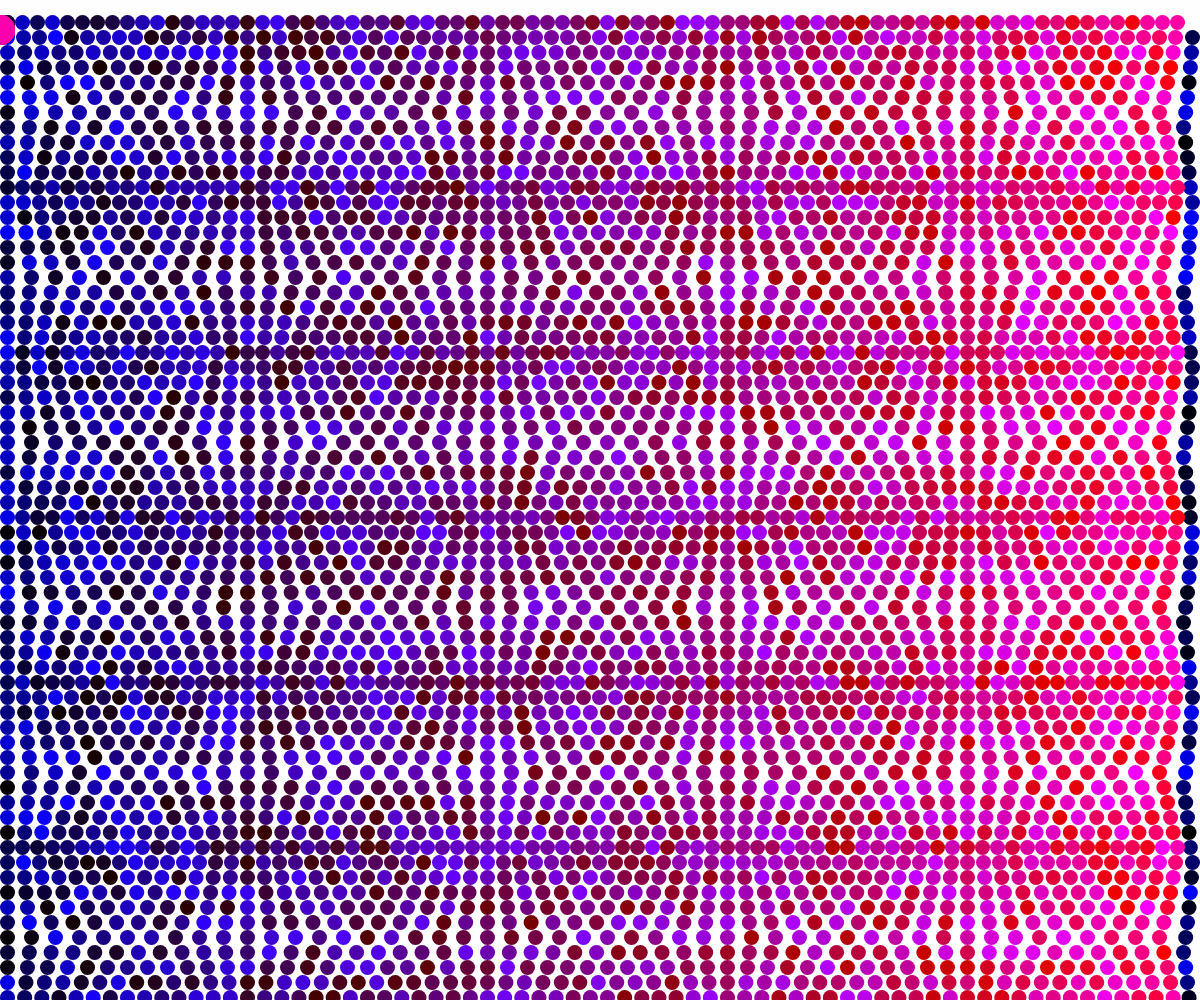
Frame 1 (no input)
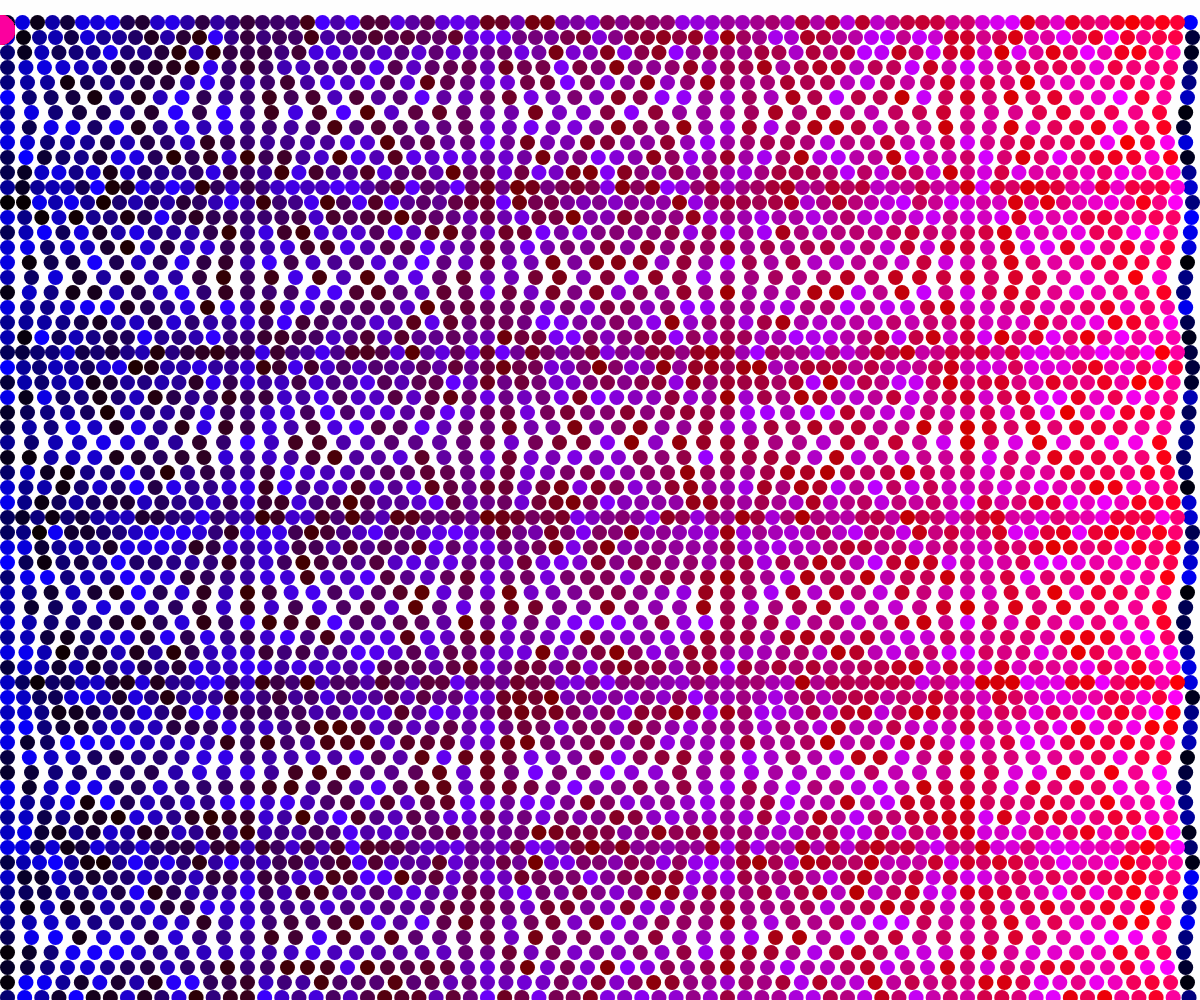
Frame 60 (no input)
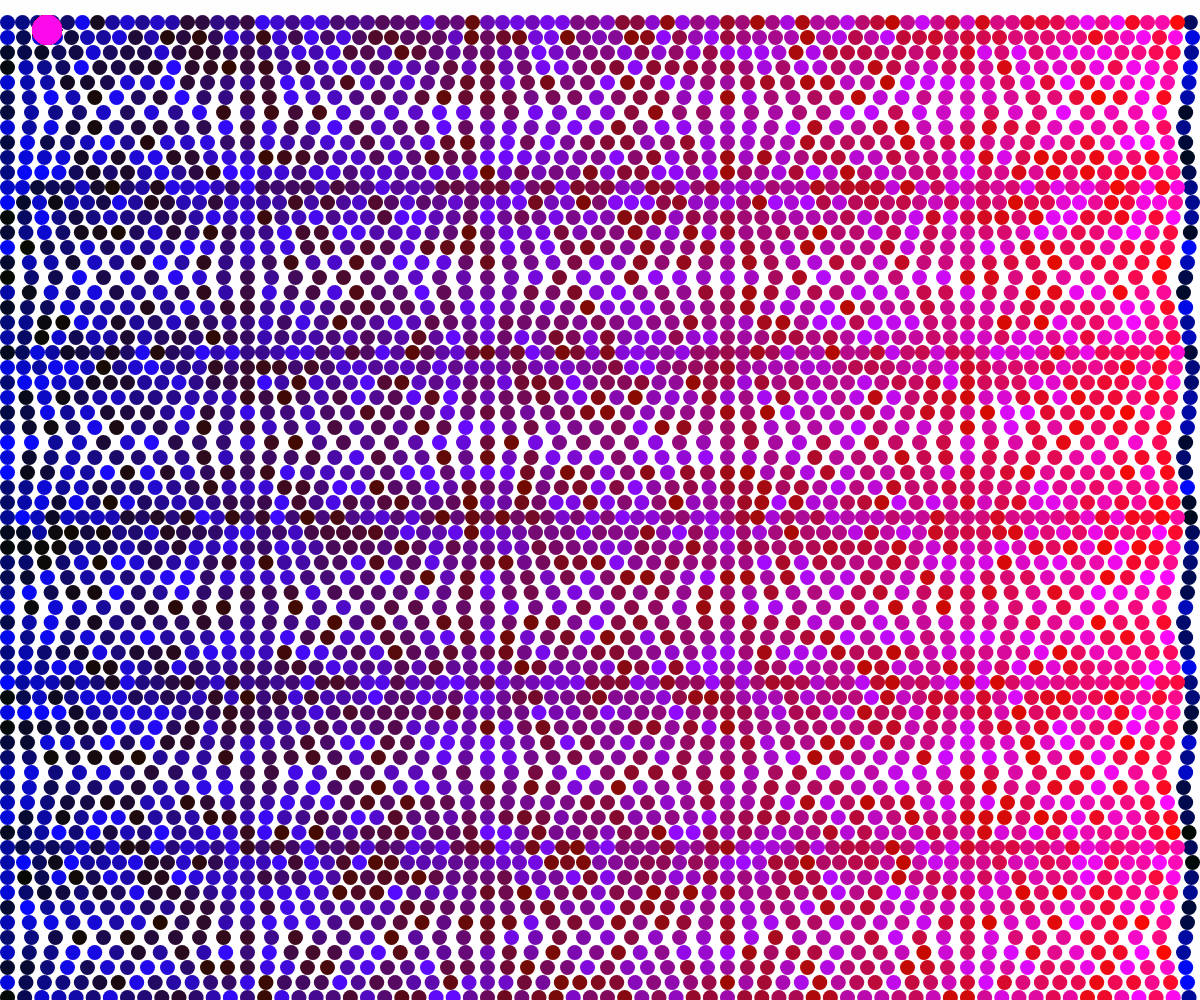
Frame 120 (the mouse pressed at the canvas centre since frame 60)

The p5.js sketch that drew these frames (run headless with seeded random() and noise() and a simulated clock; from frame 60 on, the mouse is pressed at the canvas centre):

// p5.js sketch
// ── sketch.js
// createCanvas window width/height run setup function
function setup() {
	createCanvas(windowWidth, windowHeight);
  //set noStroke for function
	noStroke();
}

//define variables
let color1 = 255
let color2 = 0
let pos_x = 0
let pos_y = 0
let d = 10
let r = 5
let i = 0
let k = 0
//use variable to make number of ellipses change over time tried differfent amounts and liked 60-80
let eighty = [80, 75, 70, 65, 60, 55, 50, 55, 60, 65, 70, 75]
let idx = 0
//make array for x and y scale stretch effect
let xStretchArray = [.1, .2, .3, .5, .8, 1.1, .8, .5, .3, .1]
let yStretchArray = [.1, .2, .3, .5, .8, 1.1, .8, .5, .3, .1]
let xIdx = 0
let yIdx = 0
//make array for different shapesArray * undone

//run draw function; set d for ellipse diameter to make 80 ellipses with for loop
function draw() {
  let d = width/eighty[idx]
  let r = d/2
	background( abs(color1) );
  for (let pos_y = d; pos_y < height; pos_y += d) {
  //1st row of ellipses using for fuction to draw ellipses every
	for (let i = 0; i < eighty[idx]; i++) {
    //fill to scale white to grey over ellipses
    fill((255/eighty[idx]*i), color2, random(255));
    //make ellipse pos_x+radius of circle pos_y+radius of circle to keep circle on screen
	ellipse(pos_x+r, pos_y+r, d);
		//use drawEllipse() function
		//drawEllipse();
    //pos_x is width divided by 80xi to get 80 evenly spaced circles along x axis
    pos_x = width/eighty[idx]*i;
    drawSliderEllipse();
  }
	idx++
if (idx == (eighty.length - 1)) {
	idx = 0
}	
}
}

function drawSliderEllipse() {
  ellipse(((width/255)*color2), 30, 30)
}
//increases pos_y +1 every frame and reset to 0 when it is greater than windowHeight
  //  pos_y++;)
    //if (pos_y > height) {
  //    pos_y = 0;
//	}
  //increases k variable by +1 every frame up to 15 and resets; added to pos_x to make ellipses move 15 pixels to the right and reset to 0
  //k++;
//  if (k > 15) {
//    k = 0
//  }
//subtract 1 from color1 and reset to 255 at -255 abs(color1) used for background
color1--;
if (color1 < -254) {
  color1 = 255
}

function mousePressed() {
//	idx++
//	if (idx = (eighty.length -1)) {
	//	idx = 0
//	}
  color2 += 10
  if (color2 > 255) {
    color2 = 0
  }
}
